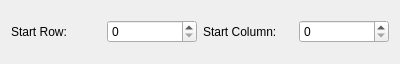
<?xml version="1.0" encoding="UTF-8"?>
<ui version="4.0">
 <class>Form</class>
 <widget class="QWidget" name="Form">
  <property name="geometry">
   <rect>
    <x>0</x>
    <y>0</y>
    <width>400</width>
    <height>64</height>
   </rect>
  </property>
  <property name="windowTitle">
   <string>Form</string>
  </property>
  <layout class="QHBoxLayout" name="horizontalLayout_2">
   <item>
    <layout class="QHBoxLayout" name="horizontalLayout">
     <item>
      <widget class="QLabel" name="label">
       <property name="text">
        <string>Start Row:</string>
       </property>
      </widget>
     </item>
     <item>
      <widget class="QSpinBox" name="WStartRowSpinBox"/>
     </item>
     <item>
      <widget class="QLabel" name="label_2">
       <property name="text">
        <string>Start Column:</string>
       </property>
      </widget>
     </item>
     <item>
      <widget class="QSpinBox" name="WStartColumnSpinBox"/>
     </item>
    </layout>
   </item>
  </layout>
 </widget>
 <resources/>
 <connections/>
</ui>
